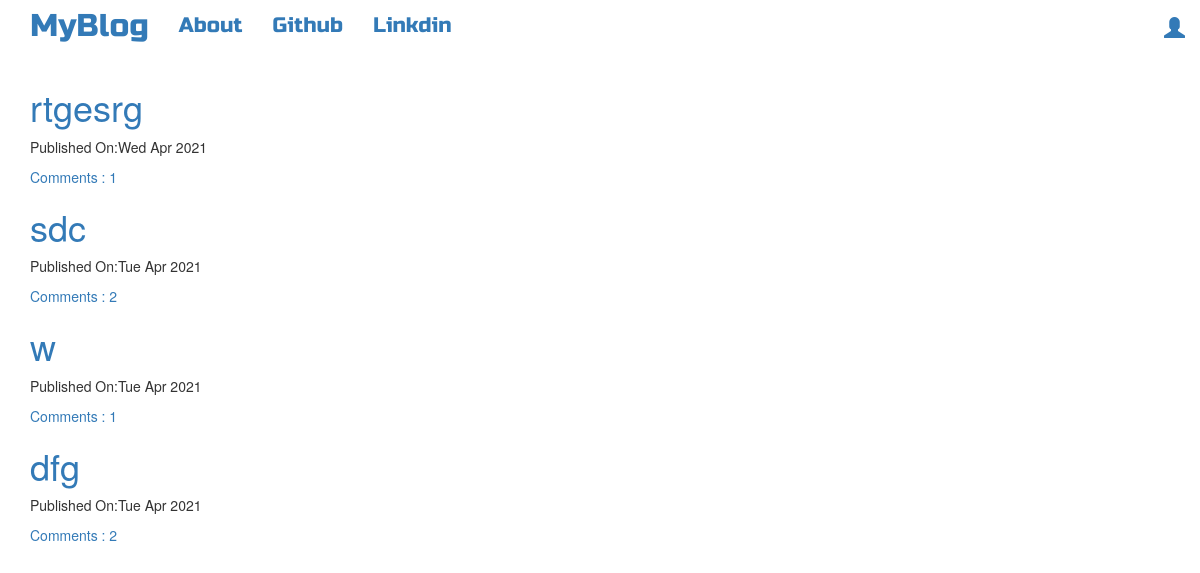
The page / on the database its author committed.
### blog/models.py (models this page shows, shortened)
class Post(models.Model):
    author = models.ForeignKey('auth.User',on_delete=models.CASCADE)
    title = models.CharField(max_length=200)
    text  = models.TextField()
    Create_date =models.DateTimeField(default=timezone.now())
    published_date =models.DateTimeField(blank=True,null=True)
    def aprove_comments(self):
        return self.comments.filter(approved_comment =True)

### blog/views.py (the view)
# urls.py: path('',views.PostListView.as_view(),name='post_list'),
class PostListView(ListView):
    model = Post
    def get_queryset(self) :
        return Post.objects.filter(published_date__lte=timezone.now()).order_by('-published_date')

### blog/templates/blog/post_list.html
{% extends 'blog/base.html' %}
{% block content %}
<div class="centerstage">
    {% for post in  post_list%}
        <div class="post">
            <h1><a href="{% url 'post_detail' pk=post.pk %}">{{ post.title }}</a></h1>
            <div class="date">
                <p>Published On:{{ post.published_date|date:"D M Y" }}</p>
            </div>
            <a href="{% url 'post_detail' pk=post.pk %}">Comments : {{ post.aprove_comments.count }}</a>
        </div>
    {% endfor %}
</div>
{% endblock  %}

### blog/templates/blog/base.html (shortened to what this page needs)
<!DOCTYPE html>
{% load static %}
<html lang="en">
<head>
<link rel="stylesheet" href="https://maxcdn.bootstrapcdn.com/bootstrap/3.3.7/css/bootstrap.min.css">
        <link rel="stylesheet" href="https://maxcdn.bootstrapcdn.com/bootstrap/3.3.7/css/bootstrap-theme.min.css">
<link rel="stylesheet" href="//cdn.jsdelivr.net/npm/medium-editor@latest/dist/css/medium-editor.min.css" type="text/css" media="screen" charset="utf-8">
        <link rel="stylesheet" href="{% static 'css/blog.css' %}">
</head>
<body>
    <nav class="navbar navbar-deafuls techfont custom-navbar loader">
        <div class="container">
            <ul class="nav navbar-nav">
                <li><a href="{% url 'post_list' %}" class="navbar-brand bigbrand">MyBlog</a></li>
                <li><a href="{% url 'about' %}">About</a></li>
                <li><a href="https://www.github.com">Github</a></li>
                <li><a href="https://www.linkdin.com.com">Linkdin</a></li>
            </ul>
            <ul class ="nav navbar-nav navbar-right">
                {% if user.is_authenticated %}
                <li>
                    <a href="{% url 'post_new' %}" class="">New Post</a>
                </li>
                <li>
                    <a href="{% url 'post_draft_list' %}" class="">Draft</a>
                </li>
                <li>
                    <a href="{% url 'logout' %}" class="">Logout</a>
                </li>
                <li>
                    <a >Welcome {{ user.username }}</a>
                </li>
                {% else %}
                <li><a href="{% url 'login' %}" class="nav navbar-right "><span class="glyphicon glyphicon-user"></span></a></li>
                {% endif%}
            </ul>
        </div>
    </nav>
    <div class="content container loader">
        <div class="row">
            <div class="col-md-8">
                <div class="blog_posts">
                    {% block content%}
                    {% endblock %}
                </div>
            </div>
        </div>
    </div>
</body>
</html>

### blog/static/css/blog.css (style rules this page uses)
.techfont { font-family: 'Russo One', sans-serif; font-size: 1.5em; margin-bottom: 10px; }
.centerstage { margin-left: auto; margin-right: auto; }
.bigbrand { font-size: 1.5em; }
.loader { filter:hue-rotate(0deg); color: linear-gradient(45deg,#0f8,#08f); animation:hue 5000ms infinite linear; }

### rows shown on the page
Post: title "rtgesrg", published_date "Wed Apr 2021", aprove_comments.count "1"
Post: title "sdc", published_date "Tue Apr 2021", aprove_comments.count "2"
Post: title "w", published_date "Tue Apr 2021", aprove_comments.count "1"
Post: title "dfg", published_date "Tue Apr 2021", aprove_comments.count "2"
